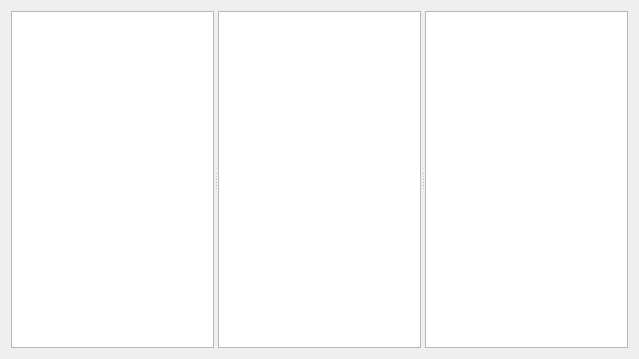
<?xml version="1.0" encoding="UTF-8"?>
<ui version="4.0">
 <class>Dialog</class>
 <widget class="QDialog" name="Dialog">
  <property name="geometry">
   <rect>
    <x>0</x>
    <y>0</y>
    <width>639</width>
    <height>359</height>
   </rect>
  </property>
  <property name="windowTitle">
   <string>Dialog</string>
  </property>
  <layout class="QVBoxLayout" name="verticalLayout">
   <item>
    <widget class="QSplitter" name="splitter">
     <property name="orientation">
      <enum>Qt::Horizontal</enum>
     </property>
     <widget class="QTreeView" name="treeView"/>
     <widget class="QListView" name="listView"/>
     <widget class="QTableView" name="tableView"/>
    </widget>
   </item>
  </layout>
 </widget>
 <resources/>
 <connections/>
</ui>
